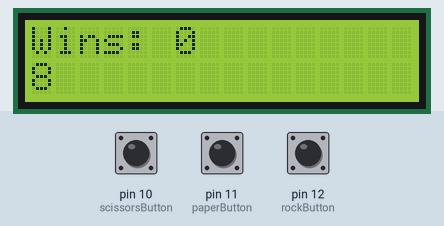
Simulated run of this sketch. Board: Arduino Uno, built with avr-gcc and run on an emulated ATmega328P. Shown: 16×2 character LCD. The inputs (shaded band) are chosen by the test bench; at power-on: pin 10 (scissorsButton) LOW, pin 11 (paperButton) LOW, pin 12 (rockButton) LOW.

Above: at 4.2 s.
4.3 s: pin 10 (scissorsButton) pulled HIGH for 0.15 s
At 4.9 s:
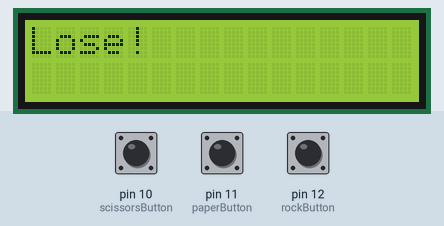
7.4 s: pin 11 (paperButton) pulled HIGH for 0.15 s
At 8.7 s:
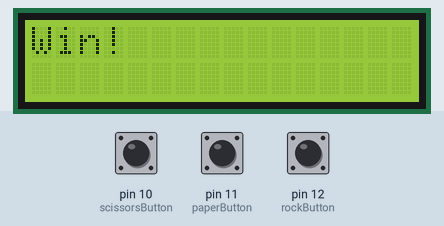
10.5 s: pin 12 (rockButton) pulled HIGH for 0.15 s
At 11.4 s:
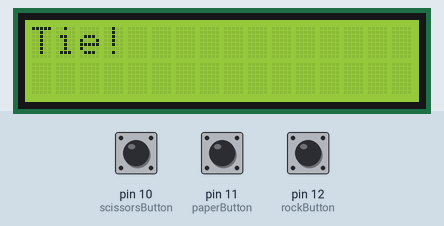
13.6 s: pin 10 (scissorsButton) pulled HIGH for 1 s
At 17.4 s:
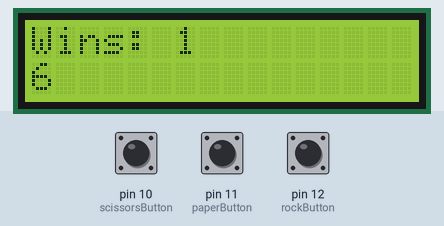
17.6 s: pin 11 (paperButton) pulled HIGH for 1 s
At 21.1 s:
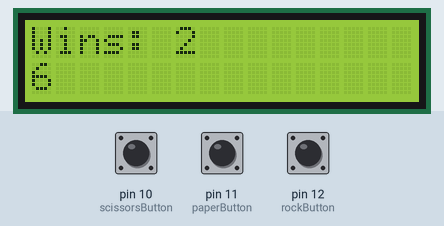
21.6 s: pin 12 (rockButton) pulled HIGH for 1 s
At 22.9 s:
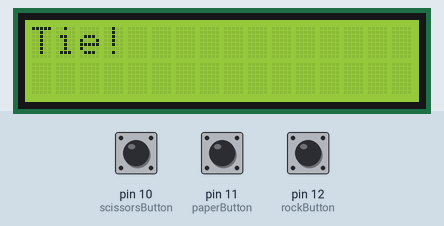
Timing chart, 0 to 24.6 s (numbered marks = the images above; inputs shaded):
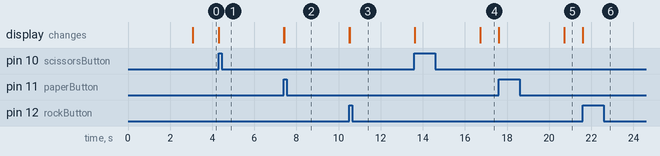

Measured:
- after the input at 4.3 s, the display: changes at once (image 1)
- after the input at 7.4 s, the display: first differs from a run without the input at once (image 2)
- after the input at 10.5 s, the display: first differs from a run without the input at once (image 3)
- after the input at 13.6 s, the display: first differs from a run without the input at once (image 4 shows a later state)
- after the input at 17.6 s, the display: first changes at once (image 5 shows a later state)
- after the input at 21.6 s, the display: changes at once (image 6)

The sketch:

rps.ino
```cpp
// Hannah Gavilan
// A basic Arduino rock-paper-scissors game that tracks wins and HP and displays it on the LCD

// Code snippets from:
// - https://arduinogetstarted.com/tutorials/arduino-button-long-press-short-press

#include <LiquidCrystal.h>

// initialize LCD
const int rs = 7, en = 6, d4 = 4, d5 = 3, d6 = 2, d7 = 1;
LiquidCrystal lcd(rs, en, d4, d5, d6, d7);

// set pin numbers for components
const int rockButton = 12;
const int paperButton = 11;
const int scissorsButton = 10;

// button setup
int rockPrev, rockState = 0;
int paperPrev, paperState = 0;
int scissorsPrev, scissorsState = 0;
const int maxHold = 500;
unsigned long pressed, released = 0;
long duration = 0;

int rockInput, paperInput, scissorsInput = 0;

// game variables
int HP = 8;
//String HPstring = "[■■■■■■■■]";
int wins = 0;
int enemy = 1;

void setup() {
  lcd.begin(16, 2);
  pinMode(rockButton, INPUT);
  pinMode(paperButton, INPUT);
  pinMode(scissorsButton, INPUT);

  lcd.print("R-P-S");
  delay(3000);

}

// track whenever the buttons are pressed, prevents button holding
int buttonPress(int prev, int state) {
  if (prev == HIGH && state == LOW) { // button was pressed
    pressed = millis();
    delay(100);
  } else if (prev == LOW && state == HIGH) { // button was released
    released = millis();
    duration = released - pressed; // check how long the button was pressed for

    // paper button was successfully pressed
    if (pressed < maxHold) {
      return 1;
    } else return 0;
  }
}


void loop() {
  rockState = digitalRead(rockButton);
  paperState = digitalRead(paperButton);
  scissorsState = digitalRead(scissorsButton);

  rockInput = buttonPress(rockPrev, rockState);
  paperInput = buttonPress(paperPrev, paperState);
  scissorsInput = buttonPress(scissorsPrev, scissorsState);

  lcd.setCursor(0, 0);
  lcd.print("Wins: ");
  lcd.setCursor(6, 0);
  lcd.print(wins);
  lcd.setCursor(0, 1);
  lcd.print(HP); /* For the sake of testing, HP is printed as a digit -- HP bar is not implemented yet */

  /* For the sake of testing, the enemy is always rock -- random enemy selection is not implemented yet */

  switch(enemy) {
    case 1: // enemy chose rock -- rock = tie / paper = win / scissors = lose
      // rock button was pressed
      if (rockInput == 1) {
        lcd.setCursor(0, 0);
        lcd.clear();
        lcd.print("Tie!");
        delay(3000);
      }
      // paper button was pressed:
      else if (paperInput == 1) {
        lcd.setCursor(0, 0);
        lcd.clear();
        lcd.print("Win!");
        delay(3000);
        wins++;
      }
      // scissors button was pressed:
      else if (scissorsInput == 1) {
        lcd.setCursor(0, 0);
        lcd.clear();
        lcd.print("Lose!");
        delay(3000);
        HP--;
      }
      break;

    case 2: // enemy chose paper -- rock = lose / paper = tie / scissors = win
      // rock button was pressed
      if (rockInput == 1) {
        lcd.setCursor(0, 0);
        lcd.clear();
        lcd.print("Lose!");
        delay(3000);
        HP--;
      }
      // paper button was pressed:
      else if (paperInput == 1) {
        lcd.setCursor(0, 0);
        lcd.clear();
        lcd.print("Tie!");
        delay(3000);
      }
      // scissors button was pressed:
      else if (scissorsInput == 1) {
        lcd.setCursor(0, 0);
        lcd.clear();
        lcd.print("Win!");
        delay(3000);
        wins++;
      }
      break;

    case 3: // enemy chose scissors -- rock = win / paper = lose / scissors = tie
      // rock button was pressed
      if (rockInput == 1) {
        lcd.setCursor(0, 0);
        lcd.clear();
        lcd.print("Win!");
        delay(3000);
        wins++;
      }
      // paper button was pressed:
      else if (paperInput == 1) {
        lcd.setCursor(0, 0);
        lcd.clear();
        lcd.print("Lose!");
        delay(3000);
        HP--;
      }
      // scissors button was pressed:
      else if (scissorsInput == 1) {
        lcd.setCursor(0, 0);
        lcd.clear();
        lcd.print("Tie!");
        delay(3000);
      }
      break;
  }

  rockPrev = rockState;
  paperPrev = paperState;
  scissorsPrev = scissorsState;

}
```
